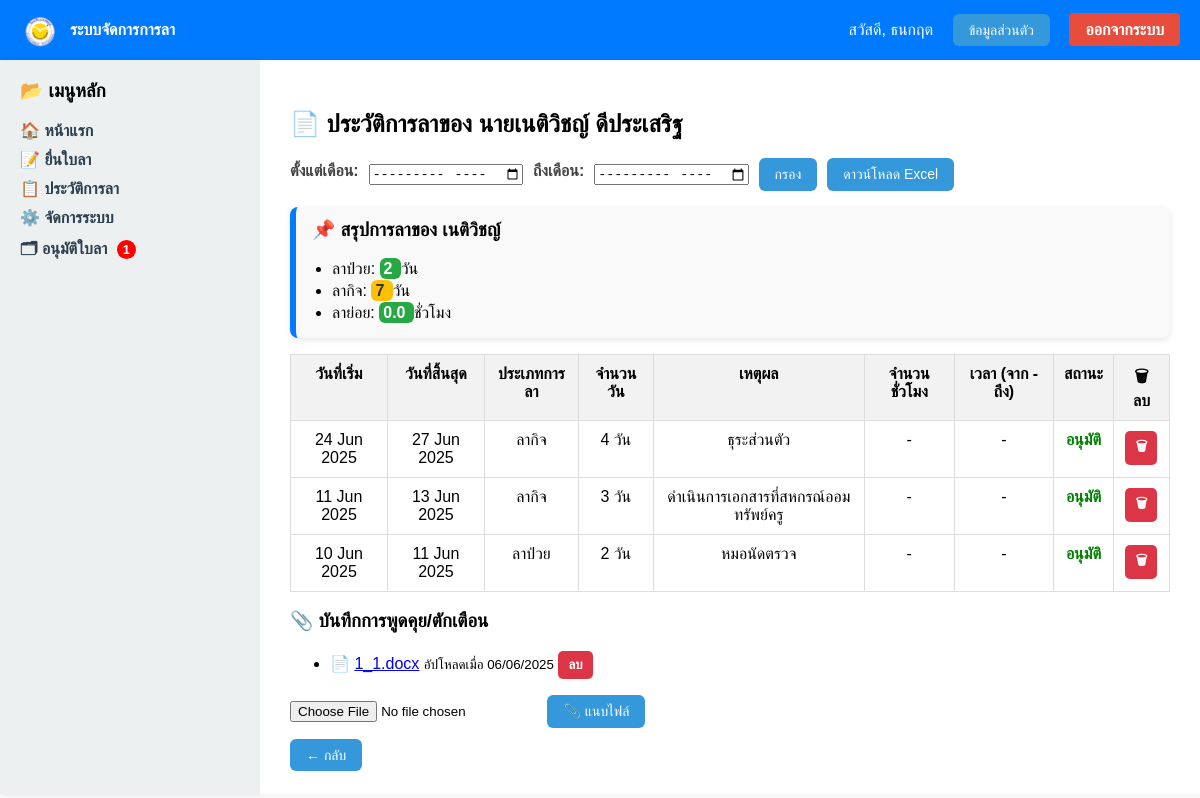
Screenshot of /user/2/leaves (signed in) with the database file from the repository.
### app.py (models this page shows)
class User(db.Model, UserMixin):
    id = db.Column(db.Integer, primary_key=True)
    username = db.Column(db.String(80), unique=True, nullable=False)
    password = db.Column(db.String(255), nullable=False)
    role = db.Column(db.String(20), default='staff')
    prefix = db.Column(db.String(20))  # 👈 เพิ่มคำนำหน้า เช่น นาย นางสาว
    first_name = db.Column(db.String(100))
    last_name = db.Column(db.String(100))
    position = db.Column(db.String(100))  # 👈 เพิ่มตำแหน่ง เช่น ครู เจ้าหน้าที่
    department = db.Column(db.String(100))

class LeaveRequest(db.Model):
    id = db.Column(db.Integer, primary_key=True)
    username = db.Column(db.String(80), db.ForeignKey('user.username'), nullable=False)
    leave_type = db.Column(db.String(20), nullable=False)
    start_date = db.Column(db.Date, nullable=True)
    end_date = db.Column(db.Date, nullable=True)
    date = db.Column(db.Date, nullable=True)
    reason = db.Column(db.String(200), nullable=True)
    time_from = db.Column(db.String(10), nullable=True)
    time_to = db.Column(db.String(10), nullable=True)
    hours = db.Column(db.Float, nullable=True)
    submitted_at = db.Column(db.DateTime, default=datetime.utcnow)
    status = db.Column(db.String(20), default='รออนุมัติ')
    contact_info = db.Column(db.String(255), nullable=True)
    user = relationship('User', backref='leaves')

class UserNote(db.Model):
    id = db.Column(db.Integer, primary_key=True)
    user_id = db.Column(db.Integer, db.ForeignKey('user.id'))
    filename = db.Column(db.String(255))
    filepath = db.Column(db.String(255))
    uploaded_at = db.Column(db.DateTime, default=datetime.utcnow)
    user = db.relationship("User", backref="notes")

### app.py (the view, shortened to what this page needs)
@app.route('/user/<int:user_id>/leaves')
@login_required
def view_user_leaves(user_id):
    if current_user.role != 'admin':
        flash('คุณไม่มีสิทธิ์เข้าถึงหน้านี้', 'error')
        return redirect(url_for('home'))
    user = User.query.get_or_404(user_id)
    start_month = request.args.get('start_month')
    end_month = request.args.get('end_month')
    query = LeaveRequest.query.filter_by(username=user.username)
    leaves = query.order_by(LeaveRequest.submitted_at.desc()).all()
    summary = {'ลาป่วย': 0, 'ลากิจ': 0, 'ลาย่อย': 0.0}
    for leave in leaves:
        if leave.leave_type == 'ลาย่อย' and leave.date:
            leave.days = 1
        elif leave.start_date and leave.end_date:
            leave.days = (leave.end_date - leave.start_date).days + 1
        else:
            leave.days = 0
        if leave.status == 'อนุมัติ':
            if leave.leave_type == 'ลาย่อย':
                summary['ลาย่อย'] += leave.hours or 0
            else:
                summary[leave.leave_type] += leave.days
        if leave.status not in ['อนุมัติ', 'ไม่อนุมัติ']:
            leave.status = 'รออนุมัติ'
    return render_template('view_user_leaves.html', user=user, leaves=leaves, summary=summary)

### app.py (called while the page is built)
@login_manager.user_loader
def load_user(user_id):
    return User.query.get(int(user_id))

@app.context_processor
def inject_pending_count():
    if current_user.is_authenticated:
        if current_user.role == 'admin':
            if current_user.position in ['ผู้อำนวยการ', 'ผู้รับใบอนุญาต']:
                count = LeaveRequest.query.filter_by(status='รออนุมัติ').count()
            else:
                count = LeaveRequest.query.join(User, LeaveRequest.username == User.username) \
                    .filter(LeaveRequest.status == 'รออนุมัติ') \
                    .filter(User.department == current_user.department) \
                    .count()
            return dict(pending_count=count)
    return dict(pending_count=0)

@app.context_processor
def inject_user():
    if current_user.is_authenticated:
        return dict(current_user=current_user)
    return dict(current_user=None)

### templates/view_user_leaves.html (shortened to what this page needs)
{% extends "base.html" %}
{% block content %}
<h2>📄 ประวัติการลาของ {{ user.prefix or '' }}{{ user.first_name }} {{ user.last_name }}</h2>
<form method="get" class="filter-form" style="margin-bottom: 1em; display: flex; gap: 10px; align-items: center;">
  <label for="start_month">ตั้งแต่เดือน:</label>
  <input type="month" id="start_month" name="start_month" value="{{ request.args.get('start_month', '') }}">
  <label for="end_month">ถึงเดือน:</label>
  <input type="month" id="end_month" name="end_month" value="{{ request.args.get('end_month', '') }}">
  <button type="submit" class="btn-blue">กรอง</button>
  <a href="{{ url_for('export_user_leaves', user_id=user.id, start_month=request.args.get('start_month'), end_month=request.args.get('end_month')) }}" class="btn-blue">
    ดาวน์โหลด Excel
  </a>
</form>
<div class="summary-box">
  <h3>📌 สรุปการลาของ {{ user.first_name }}</h3>
  <ul>
    <li>
      ลาป่วย:
      <span class="highlight
        {% if summary['ลาป่วย'] >= 10 %}danger
        {% elif summary['ลาป่วย'] >= 6 %}warning
        {% else %}normal{% endif %}">
        {{ summary['ลาป่วย'] }}
      </span> วัน
    </li>
    <li>
      ลากิจ:
      <span class="highlight
        {% if summary['ลากิจ'] >= 10 %}danger
        {% elif summary['ลากิจ'] >= 6 %}warning
        {% else %}normal{% endif %}">
        {{ summary['ลากิจ'] }}
      </span> วัน
    </li>
    <li>
      ลาย่อย:
      <span class="highlight
        {% if summary['ลาย่อย'] >= 10 %}danger
        {% elif summary['ลาย่อย'] >= 6 %}warning
        {% else %}normal{% endif %}">
        {{ "%.1f"|format(summary['ลาย่อย']) }}
      </span> ชั่วโมง
    </li>
  </ul>
</div>
<table class="leave-table" border="1" cellpadding="8" cellspacing="0" style="margin-top: 1em; width: 100%; border-collapse: collapse;">
  <thead style="background: #f0f0f0;">
    <tr>
      <th>วันที่เริ่ม</th>
      <th>วันที่สิ้นสุด</th>
      <th>ประเภทการลา</th>
      <th>จำนวนวัน</th>
      <th>เหตุผล</th>
      <th>จำนวนชั่วโมง</th>
      <th>เวลา (จาก - ถึง)</th>
      <th>สถานะ</th>
      <th>🗑 ลบ</th>
    </tr>
  </thead>
  <tbody>
    {% for leave in leaves %}
    <tr>
      <td>
        {% if leave.start_date %}
          {{ leave.start_date.strftime('%d %b %Y') }}
        {% elif leave.date %}
          {{ leave.date.strftime('%d %b %Y') }}
        {% else %}
          -
        {% endif %}
      </td>
      <td>
        {% if leave.end_date %}
          {{ leave.end_date.strftime('%d %b %Y') }}
        {% elif leave.date %}
          {{ leave.date.strftime('%d %b %Y') }}
        {% else %}
          -
        {% endif %}
      </td>
      <td>{{ leave.leave_type }}</td>
      <td>{{ leave.days }} วัน</td>
      <td>{{ leave.reason }}</td>
      <td>
        {% if leave.leave_type == 'ลาย่อย' %}
          {{ leave.hours or '-' }} ชม.
        {% else %}
          -
        {% endif %}
      </td>
      <td>
        {% if leave.leave_type == 'ลาย่อย' %}
          {{ leave.time_from or '-' }} - {{ leave.time_to or '-' }}
        {% else %}
          -
        {% endif %}
      </td>
      <td class="status-{{ leave.status }}">{{ leave.status }}</td>
      <td>
        <form method="POST" action="{{ url_for('delete_leave', leave_id=leave.id) }}"
          onsubmit="return confirm('คุณแน่ใจหรือไม่ว่าต้องการลบใบลานี้?');">
          <button type="submit" class="btn-red">🗑</button>
        </form>
      </td>
    </tr>
    {% else %}
    <tr>
      <td colspan="8" style="text-align: center;">ไม่พบข้อมูลการลาในช่วงที่เลือก</td>
    </tr>
    {% endfor %}
  </tbody>
</table>
<h3>📎 บันทึกการพูดคุย/ตักเตือน</h3>
<ul>
  {% for note in user.notes %}
    <li>
      📄 <a href="{{ url_for('static', filename=note.filepath) }}" target="_blank">{{ note.filename }}</a>
      <small>อัปโหลดเมื่อ {{ note.uploaded_at.strftime('%d/%m/%Y') }}</small>
      <form method="POST" action="{{ url_for('delete_user_note', note_id=note.id) }}" style="display:inline;">
        <button class="btn-red" onclick="return confirm('ลบบันทึกนี้?')">ลบ</button>
      </form>
    </li>
  {% else %}
    <li><em>ยังไม่มีบันทึก</em></li>
  {% endfor %}
</ul>
<form method="POST" action="{{ url_for('upload_user_note', user_id=user.id) }}" enctype="multipart/form-data">
  <input type="file" name="file" required>
  <button type="submit" class="btn-blue">📎 แนบไฟล์</button>
</form>
<br>
<a href="{{ url_for('admin_dashboard') }}" class="btn-blue">← กลับ</a>
{% endblock %}

### templates/base.html (shortened to what this page needs)
<!DOCTYPE html>
<html lang="th">
<head>
  <link rel="stylesheet" href="{{ url_for('static', filename='style.css') }}">
</head>
<body>
<div class="navbar">
  <div class="navbar-left">
  <img src="{{ url_for('static', filename='images/school_logo.png') }}" alt="โลโก้โรงเรียน" style="height: 40px; vertical-align: middle; margin-right: 10px;">
  <strong>ระบบจัดการการลา</strong>
  </div>
  <div class="navbar-right">
    {% if session.get('username') %}
      สวัสดี, {{ current_user.first_name or session['username'] }}
      {% if session['username'] %}
      <a href="{{ url_for('profile') }}" class="btn-blue">ข้อมูลส่วนตัว</a>
      {% endif %}
      <a href="{{ url_for('logout') }}" class="logout-button">ออกจากระบบ</a>
    {% else %}
      <a href="{{ url_for('login') }}">เข้าสู่ระบบ</a>
    {% endif %}
  </div>
</div>
<div class="layout-container">
  <div class="sidebar">
    <h3>📂 เมนูหลัก</h3>
    <ul class="menu-list">
      <li><a href="{{ url_for('home') }}">🏠 หน้าแรก</a></li>
      <li><a href="{{ url_for('leave') }}">📝 ยื่นใบลา</a></li>
      <li><a href="{{ url_for('report') }}">📋 ประวัติการลา</a></li>
      {% if session.get('role') == 'admin' %}
        <li><a href="{{ url_for('admin_dashboard') }}">⚙️ จัดการระบบ</a></li>
        <li><a href="{{ url_for('admin_leaves') }}"> 🗂 อนุมัติใบลา
          {% if pending_count > 0 %}
            <span class="badge">{{ pending_count }}</span>
          {% endif %}</a>
        </li>
      {% endif %}
    </ul>
  </div>
  <div class="main-content">
    {% block content %}{% endblock %}
  </div>
</div>
</body>
</html>

### static/style.css (style rules this page uses)
body { font-family: sans-serif; background-color: #f3f4f6; margin: 0; }
.navbar { background-color: #1e3a8a; color: white; padding: 1rem 2rem; display: flex; justify-content: space-between; align-items: center; }
.sidebar { width: 200px; background-color: #f9fafb; padding: 1rem; }
.summary-box { background-color: white; border-radius: 12px; box-shadow: 0 2px 6px rgba(0,0,0,0.1); padding: 1rem; flex: 1; }
table { width: 100%; border-collapse: collapse; }
th, td { padding: 0.5rem; border-bottom: 1px solid #ddd; }
body { font-family: Arial, sans-serif; margin: 0; background-color: #f8f8f8; }
.navbar { display: flex; justify-content: space-between; background-color: #2c3e50; color: #fff; padding: 15px 20px; }
.navbar a { color: #fff; text-decoration: none; margin-left: 15px; }
.layout-container { display: flex; min-height: 90vh; }
.sidebar { width: 220px; background-color: #ecf0f1; padding: 20px; box-shadow: 2px 0 5px rgba(0,0,0,0.1); }
.sidebar h3 { margin-top: 0; }
.menu-list { list-style: none; padding: 0; margin-top: 10px; }
.menu-list li { margin-bottom: 10px; }
.menu-list a { text-decoration: none; color: #2c3e50; font-weight: bold; }
.main-content { flex: 1; padding: 30px; background-color: #fff; }
.logout-button { background-color: #e74c3c; color: white; padding: 8px 16px; text-decoration: none; border-radius: 4px; font-weight: bold; }
label { display: block; margin-bottom: 6px; font-weight: bold; color: #444; }
.leave-table { width: 100%; border-collapse: collapse; margin-top: 1rem; }
.leave-table th, .leave-table td { border: 1px solid #ddd; padding: 8px; text-align: center; }
.leave-table th { background-color: #f2f2f2; font-weight: bold; }
.btn-blue { background-color: #3498db; color: white; padding: 8px 16px; border: none; border-radius: 6px; text-decoration: none; font-size: 14px; cursor: pointer; }
th, td { padding: 10px; text-align: left; vertical-align: top; }
.leave-table { width: 100%; border-collapse: collapse; }
.leave-table th, .leave-table td { padding: 10px; text-align: center; }
.navbar { display: flex; justify-content: space-between; align-items: center; background-color: #007BFF; color: white; padding: 10px 20px; }
.navbar-left { display: flex; align-items: center; }
.btn-red { background-color: #dc3545; color: white; padding: 6px 12px; border: none; border-radius: 4px; font-weight: bold; }
.badge { background-color: red; color: white; padding: 2px 6px; font-size: 0.8rem; border-radius: 10px; margin-left: 5px; }
.highlight { font-weight: bold; padding: 2px 4px; border-radius: 6px; color: white; }
.highlight.normal { background-color: #28a745; }
.highlight.warning { background-color: #ffc107; color: #333; }

### templates/view_user_leaves.html (style rules this page uses)
.summary-box { background-color: #f9f9f9; padding: 12px 16px; border-left: 6px solid #007BFF; border-radius: 8px; margin-top: 1em; }
.summary-box h3 { margin-top: 0; }
.summary-box ul { margin: 0; padding-left: 20px; }
.summary-box li { margin-bottom: 4px; }
.status-อนุมัติ { color: green; font-weight: bold; }
.btn-red { background-color: #dc3545; color: white; border: none; padding: 6px 10px; border-radius: 5px; cursor: pointer; font-weight: bold; }

### rows the page displays
User: first_name "ธนกฤต"
User: prefix "นาย", first_name "เนติวิชญ์", last_name "ดีประเสริฐ"
LeaveRequest: start_date "24 Jun 2025", end_date "27 Jun 2025", leave_type "ลากิจ", days "4", reason "ธุระส่วนตัว", status "อนุมัติ"
LeaveRequest: start_date "11 Jun 2025", end_date "13 Jun 2025", leave_type "ลากิจ", days "3", reason "ดำเนินการเอกสารที่สหกรณ์ออมทรัพย์ครู", status "อนุมัติ"
LeaveRequest: start_date "10 Jun 2025", end_date "11 Jun 2025", leave_type "ลาป่วย", days "2", reason "หมอนัดตรวจ", status "อนุมัติ"
UserNote: filename "1_1.docx", uploaded_at "06/06/2025"

### other values shown
{{ pending_count }} "1"
{{ summary['ลาป่วย'] }} "2"
{{ summary['ลากิจ'] }} "7"
{{ "%.1f"|format(summary['ลาย่อย']) }} "0.0"
